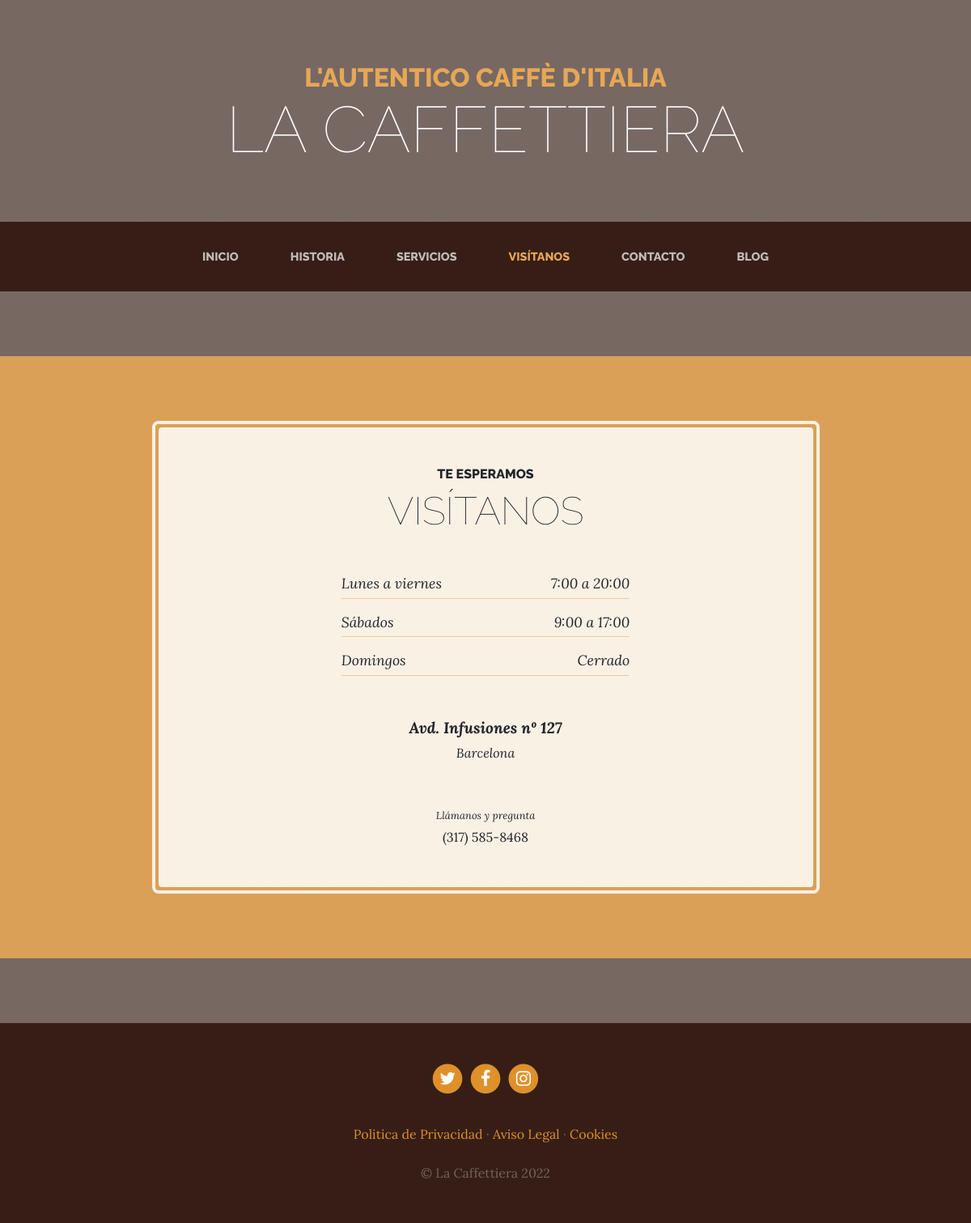
/store/, run on the app's committed database.
### pages/models.py (models this page shows, shortened)
class Page(models.Model):
    title = models.CharField(max_length=200, verbose_name='Titulo')
    content = RichTextField(verbose_name='Contenido')
    created = models.DateTimeField(auto_now_add=True, verbose_name='Fecha de creacion')
    updated = models.DateTimeField(auto_now=True, verbose_name='Fecha de modificacion')
    class Meta:
        verbose_name = 'página'
        verbose_name_plural = 'páginas'
        ordering = ['created']

### core/views.py (the view)
# urls.py: path('store/', views.store, name='store'),
def store(request):
    return render(request, 'core/store.html')

### pages/processors.py (called while the page is built)
def ctx_dict(request):
    ctx = {}
    pages = Page.objects.all()
    c = 1
    for page in pages:
        ctx[page.title] = c
        c += 1
    return ctx

### pages/templatetags/pages_extras.py (called while the page is built)
@register.simple_tag
def get_page_list():
    pages = Page.objects.all()
    return pages

### social/processors.py (called while the page is built)
def ctx_dict(request):
    ctx = {}
    links = Link.objects.all()
    for link in links:
        ctx[link.key] = link.url
    return ctx

### core/templates/core/store.html (shortened to what this page needs)
{% extends 'core/base.html' %}
{% load static%}
{% block content %}
<section class="page-section cta">
  <div class="container">
    <div class="row">
      <div class="col-xl-9 mx-auto">
        <div class="cta-inner text-center rounded">
          <h2 class="section-heading mb-5">
            <span class="section-heading-upper">Te esperamos</span>
            <span class="section-heading-lower">Visítanos</span>
          </h2>
          <ul class="list-unstyled list-hours mb-5 text-left mx-auto">
            <li class="list-unstyled-item list-hours-item d-flex">
              Lunes a viernes
              <span class="ml-auto">7:00 a 20:00</span>
            </li>
            <li class="list-unstyled-item list-hours-item d-flex">
              Sábados
              <span class="ml-auto">9:00 a 17:00</span>
            </li>
            <li class="list-unstyled-item list-hours-item d-flex">
              Domingos
              <span class="ml-auto">Cerrado</span>
            </li>
          </ul>
          <p class="address mb-5">
            <em>
              <strong>Avd. Infusiones nº 127</strong>
              <br>
              Barcelona
            </em>
          </p>
          <p class="mb-0">
            <small>
              <em>Llámanos y pregunta</em>
            </small>
            <br>
            (317) 585-8468
          </p>
        </div>
      </div>
    </div>
  </div>
</section>
{% endblock %}

### core/templates/core/base.html (shortened to what this page needs)
<!DOCTYPE html>
<html lang="es">
  <head>
    {% load static %}
    <link href="{% static 'core/vendor/bootstrap/css/bootstrap.min.css' %}" rel="stylesheet">
    <link href="{% static 'core/vendor/font-awesome/css/font-awesome.min.css' %}" rel="stylesheet" type="text/css">
    <link href="{% static 'pages/css/custom_ckeditor.css' %}" rel="stylesheet">
    <link href="{% static 'core/css/business-casual.css' %}" rel="stylesheet">
  </head>
  <body>
    <h1 class="site-heading text-center text-white d-none d-lg-block">
      <span class="site-heading-upper text-primary mb-3">L'autentico caffè d'italia</span>
      <span class="site-heading-lower">La Caffettiera</span>
    </h1>
    <nav class="navbar navbar-expand-lg navbar-dark py-lg-4" id="mainNav">
      <div class="container">
        <div class="collapse navbar-collapse" id="navbarResponsive">
          <ul class="navbar-nav mx-auto">
            <li class="nav-item {% if request.path == '/' %}active{% endif %} px-lg-4">
              <a class="nav-link text-uppercase text-expanded" href="{% url 'home' %}">Inicio</a>
            </li>
            <li class="nav-item {% if 'about' in request.path %}active{% endif %} px-lg-4">
              <a class="nav-link text-uppercase text-expanded" href="{% url 'about' %}">Historia</a>
            </li>
            <li class="nav-item {% if 'services' in request.path %}active{% endif %} px-lg-4">
              <a class="nav-link text-uppercase text-expanded" href="{% url 'services' %}">Servicios</a>
            </li>
            <li class="nav-item {% if 'store' in request.path %}active{% endif %} px-lg-4">
              <a class="nav-link text-uppercase text-expanded" href="{% url 'store' %}">Visítanos</a>
            </li>
            <li class="nav-item {% if 'contact' in request.path %}active{% endif %} px-lg-4">
              <a class="nav-link text-uppercase text-expanded" href="{% url 'contact' %}">Contacto</a>
            </li>
            <li class="nav-item {% if 'blog' in request.path %}active{% endif %} px-lg-4">
              <a class="nav-link text-uppercase text-expanded" href="{% url 'blog' %}">Blog</a>
            </li>
          </ul>
        </div>
      </div>
    </nav>
    {% block content %}{% endblock %}
    <footer class="footer text-faded text-center py-5">
      <div class="container">
        <p class="m-0">
          {% if LINK_TWITTER is not None  %}
	        <a href="{{ LINK_TWITTER }}" class="link" target='blank'>
	          <span class="fa-stack fa-lg">
	            <i class="fa fa-circle fa-stack-2x"></i>
	            <i class="fa fa-twitter fa-stack-1x fa-inverse"></i>
	          </span>
	        </a>
          {% endif %}
          {% if LINK_FACEBOOK is not None  %}
	        <a href="{{ LINK_FACEBOOK }}" class="link" target='blank'>
	          <span class="fa-stack fa-lg">
	            <i class="fa fa-circle fa-stack-2x"></i>
	            <i class="fa fa-facebook fa-stack-1x fa-inverse"></i>
	          </span>
	        </a>
          {% endif %}
          {% if LINK_INSTAGRAM is not None  %}
	        <a href="{{ LINK_INSTAGRAM }}" class="link" target='blank'>
	          <span class="fa-stack fa-lg">
	            <i class="fa fa-circle fa-stack-2x"></i>
	            <i class="fa fa-instagram fa-stack-1x fa-inverse"></i>
	          </span>
	        </a>
          {% endif %}
	      </p>
        <p class="m-0 mbt">
          {% load pages_extras %}
          {% get_page_list as page_list %}
          {% for page in page_list %}
        	  <a href="{% url 'page:page' page.id page.title|slugify %}" class="link">{{page.title}}</a>{% if not forloop.last %} · {% endif %}
        	{% endfor %}
		    </p>
        <p class="m-0 mbt1">&copy; La Caffettiera 2022</p>
      </div>
	</footer>
  </body>
</html>

### core/static/core/css/business-casual.css (style rules this page uses)
body { font-family: 'Lora'; background: linear-gradient(rgba(47, 23, 15, 0.65), rgba(47, 23, 15, 0.65)), url("../img/backg.jpg"); background-attachment: fixed; background-position: center; background-size: cover; }
h1, h2, h3, h4, h5, h6 { font-family: 'Raleway'; }
p { line-height: 1.75; }
.text-faded { color: rgba(255, 255, 255, 0.3); }
.site-heading { margin-top: 5rem; margin-bottom: 5rem; text-transform: uppercase; line-height: 1; font-family: 'Raleway'; }
.site-heading .site-heading-upper { display: block; font-size: 2rem; font-weight: 800; }
.site-heading .site-heading-lower { font-size: 5rem; font-weight: 100; line-height: 4rem; }
.page-section { margin-top: 5rem; margin-bottom: 5rem; }
.section-heading { text-transform: uppercase; }
.section-heading .section-heading-upper { display: block; font-size: 1rem; font-weight: 800; padding-bottom:.5rem; }
.section-heading .section-heading-lower { display: block; font-size: 3rem; font-weight: 100; }
#mainNav { background-color: rgba(47, 23, 15, 0.9); font-family: 'Raleway'; }
#mainNav .navbar-nav .nav-item .nav-link { color: rgba(255, 255, 255, 0.7); font-weight: 800; }
#mainNav .navbar-nav .nav-item.active .nav-link { color: #e6a756; }
@media (min-width: 992px) { #mainNav .navbar-nav .nav-item .nav-link { font-size: 0.9rem; } }
.cta { padding-top: 5rem; padding-bottom: 5rem; background-color: rgba(230, 167, 86, 0.9); }
.cta .cta-inner { position: relative; padding: 3rem; margin: 0.5rem; background-color: rgba(255, 255, 255, 0.85); }
.cta .cta-inner:before { border-radius: 0.5rem; content: ''; position: absolute; top: -0.5rem; bottom: -0.5rem; left: -0.5rem; right: -0.5rem; border: 0.25rem solid rgba(255, 255, 255, 0.85); }
.list-hours { font-size: 0.9rem; }
.list-hours .list-hours-item { border-bottom: 1px solid rgba(230, 167, 86, 0.5); padding-bottom: .25rem; margin-bottom: 1rem; font-style: italic; }
@media (min-width: 992px) { .list-hours { width: 50%; font-size: 1.1rem; } }
.address strong { font-size: 1.2rem; }
.footer { background-color: rgba(47, 23, 15, 0.9); }
.text-primary { color: #e6a756 !important; }
.mbt { padding-top: 2rem; }
.mbt1 { padding-top: 1.25rem; }
a.link { color: #df902a; }

### data on the page
Page: title "Politica de Privacidad"
Page: title "Aviso Legal"
Page: title "Cookies"
